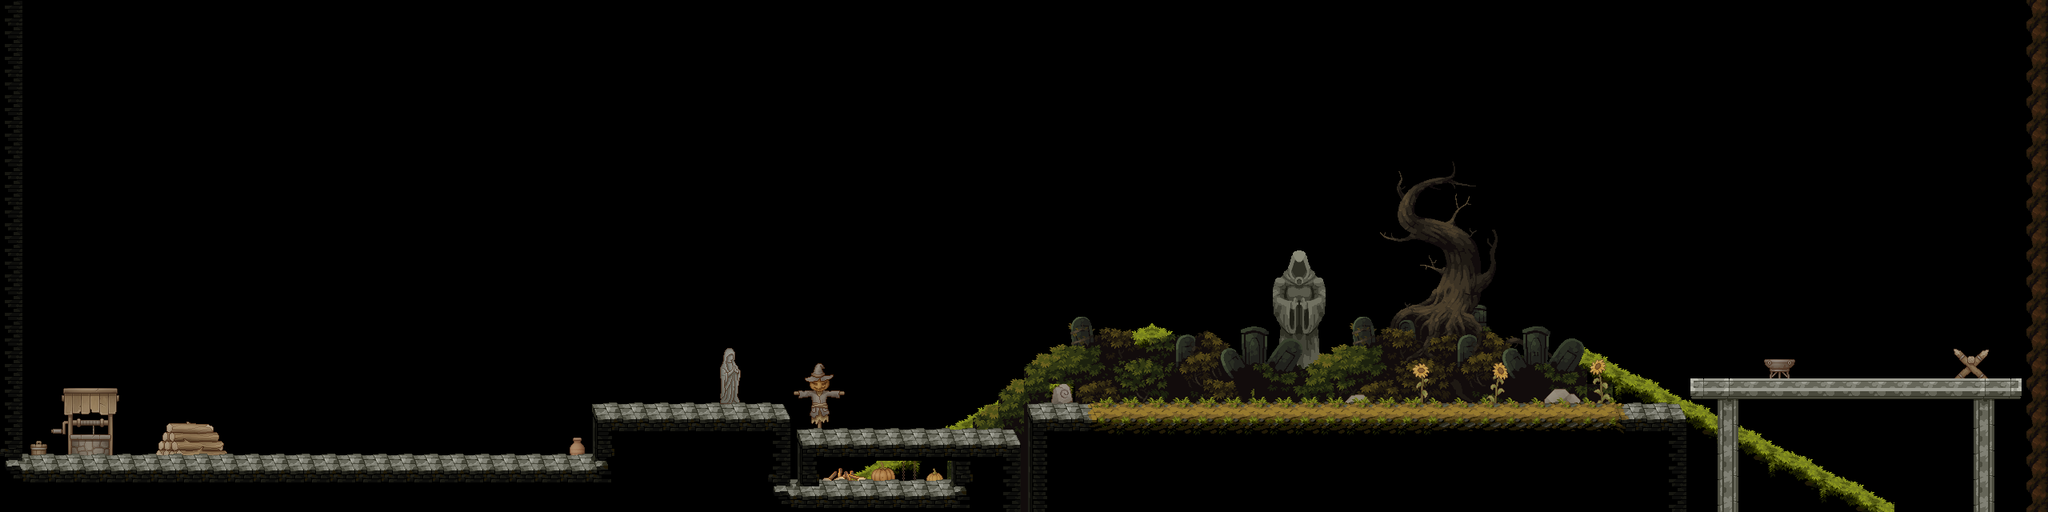

Below is a game level as drawn by its tile map, then a one-line description and the .tmx that defines it (tile-layer data replaced by summaries):
An orthogonal 80x20 tile map with 32x32 px tiles, 3 tile layers (Background, Objects, Collisor), 5 tilesets.

<map version="1.10" tiledversion="1.11.0" orientation="orthogonal" renderorder="right-down" width="80" height="20" tilewidth="32" tileheight="32" infinite="0" nextlayerid="6" nextobjectid="1">
 <tileset firstgid="1" name="Tiles" tilewidth="32" tileheight="32" tilecount="132" columns="11">
  <image source="Tiles.png" width="352" height="384" />
 </tileset>
 <tileset firstgid="133" name="Salt" tilewidth="32" tileheight="32" tilecount="21" columns="3">
  <image source="Salt.png" width="112" height="224" />
 </tileset>
 <tileset firstgid="154" name="grassBackground1" tilewidth="32" tileheight="32" tilecount="143" columns="11">
  <image source="grassBackground1.png" width="352" height="416" />
 </tileset>
 <tileset firstgid="297" name="grassBackground2" tilewidth="32" tileheight="32" tilecount="143" columns="11">
  <image source="grassBackground2.png" width="352" height="416" />
 </tileset>
 <tileset firstgid="440" name="villageProps" tilewidth="32" tileheight="32" tilecount="1024" columns="32">
  <image source="villageProps.png" width="1024" height="1024" />
 </tileset>
 <layer id="3" name="Background" width="80" height="20">
  <data>[1600 cells, 338 non-empty, 206 distinct tile ids]</data>
 </layer>
 <layer id="5" name="Objects" width="80" height="20">
  <data>[1600 cells, 216 non-empty, 190 distinct tile ids]</data>
 </layer>
 <layer id="4" name="Collisor" width="80" height="20">
  <data>[1600 cells, 335 non-empty, 36 distinct tile ids]</data>
 </layer>
</map>
